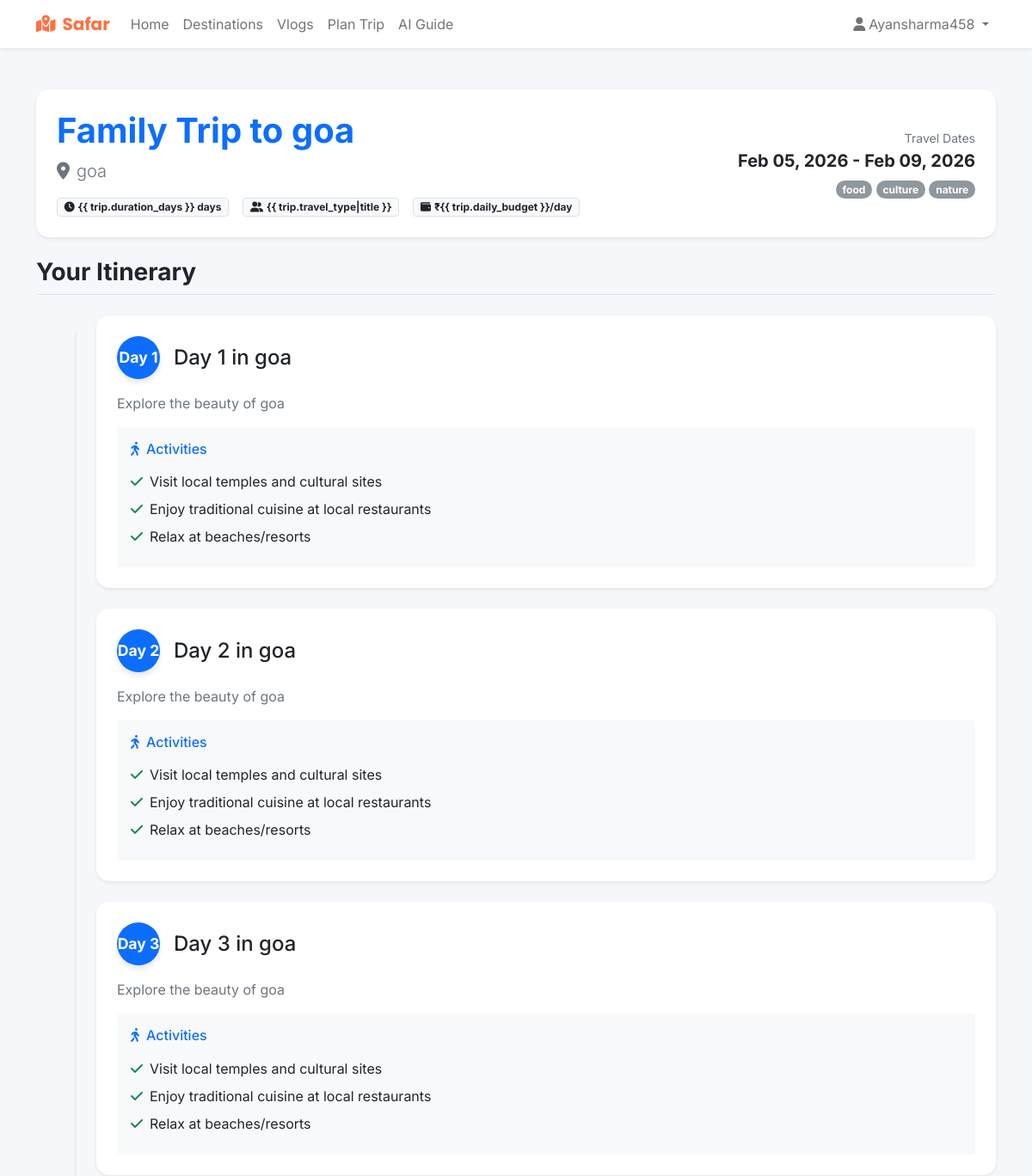
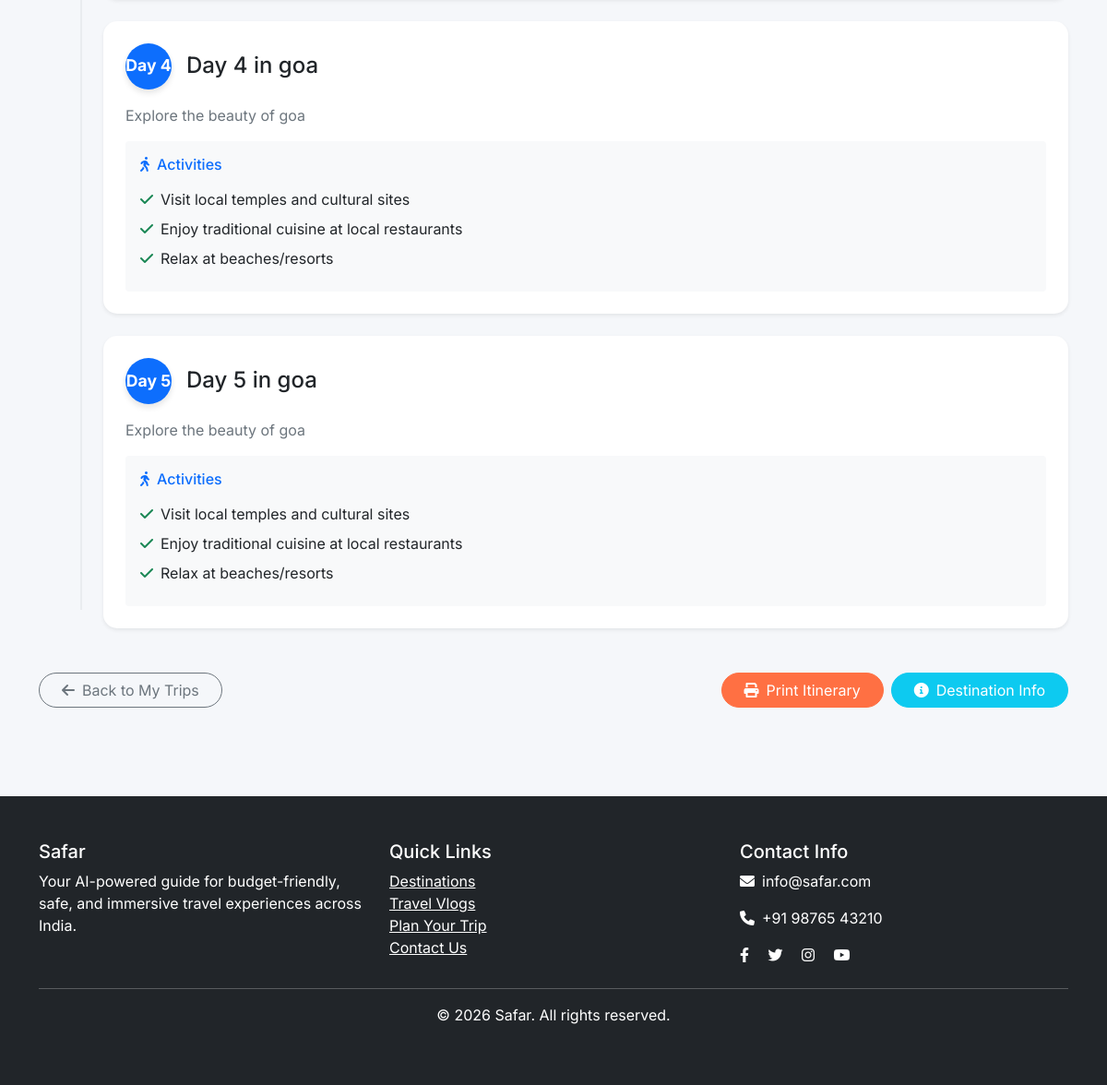
The app's page /trips/4/ (signed in) with its own data (2 pictures, top to bottom).
### home/models.py (models this page shows, shortened)
class Trip(models.Model):
    TRIP_STATUS = [
        ('planned', 'Planned'),
        ('ongoing', 'Ongoing'),
        ('completed', 'Completed'),
        ('cancelled', 'Cancelled'),
    ]
    user = models.ForeignKey(User, on_delete=models.CASCADE, related_name='trips')
    destination = models.ForeignKey(Destination, on_delete=models.CASCADE)
    title = models.CharField(max_length=200)
    description = models.TextField(blank=True)
    start_date = models.DateField()
    end_date = models.DateField()
    duration_days = models.PositiveIntegerField()
    travelers_count = models.PositiveIntegerField(default=1)
    daily_budget = models.DecimalField(max_digits=8, decimal_places=2)
    total_budget = models.DecimalField(max_digits=10, decimal_places=2)
    travel_type = models.CharField(max_length=50, help_text="e.g., Family, Solo, Couple")
    interests = models.JSONField(default=list, help_text="List of interests")
    status = models.CharField(max_length=20, choices=TRIP_STATUS, default='planned')
    rating = models.PositiveIntegerField(null=True, blank=True,
                                       validators=[MinValueValidator(1), MaxValueValidator(5)])
    created_at = models.DateTimeField(auto_now_add=True)
    updated_at = models.DateTimeField(auto_now=True)
    class Meta:
        ordering = ['-created_at']

class Destination(models.Model):
    name = models.CharField(max_length=100, unique=True)
    tagline = models.CharField(max_length=200)
    description = models.TextField()
    type = models.CharField(max_length=100, help_text="e.g., Family, Honeymoon, Adventure")
    budget = models.CharField(max_length=20, choices=[
        ('Low', 'Low Budget'),
        ('Medium', 'Medium Budget'),
        ('High', 'Luxury Budget')
    ])
    best_time = models.CharField(max_length=100)
    bad_time = models.CharField(max_length=100, blank=True)
    state_image = models.URLField(help_text="URL to destination image")
    state_image = models.URLField(help_text="URL to destination image")
    languages = models.CharField(max_length=200, help_text="Comma-separated languages (e.g. English, Hindi)", default="")
    stay_cost = models.DecimalField(max_digits=8, decimal_places=2, help_text="Average cost per night")
    food_cost = models.DecimalField(max_digits=8, decimal_places=2, help_text="Average cost per day")
    transport_cost = models.DecimalField(max_digits=8, decimal_places=2, help_text="Average transport cost")
    activities_cost = models.DecimalField(max_digits=8, decimal_places=2, help_text="Average activities cost")
    created_at = models.DateTimeField(auto_now_add=True)
    updated_at = models.DateTimeField(auto_now=True)
    class Meta:
        ordering = ['name']

class TripDay(models.Model):
    trip = models.ForeignKey(Trip, on_delete=models.CASCADE, related_name='days')
    day_number = models.PositiveIntegerField()
    title = models.CharField(max_length=200)
    description = models.TextField(blank=True)
    activities = models.JSONField(default=list, help_text="List of activities for the day")
    class Meta:
        ordering = ['day_number']
        unique_together = ['trip', 'day_number']

### home/views.py (the view)
# urls.py: path('trips/<int:pk>/', views.TripDetailView.as_view(), name='trip_detail'),
class TripDetailView(LoginRequiredMixin, DetailView):
    model = Trip
    template_name = 'home/trip_detail.html'
    context_object_name = 'trip'
    def get_queryset(self):
        return Trip.objects.filter(user=self.request.user).prefetch_related('days', 'destination')

### home/templates/home/trip_detail.html (shortened to what this page needs)
{% extends 'home/base.html' %}
{% block content %}
<div class="container py-5">
    <div class="row mb-4">
        <div class="col-12">
            <div class="card shadow-sm">
                <div class="card-body p-4">
                    <div class="row align-items-center">
                        <div class="col-md-8">
                            <h1 class="card-title fw-bold text-primary mb-2">{{ trip.title }}</h1>
                            <p class="lead text-muted mb-3">
                                <i class="fas fa-map-marker-alt me-2"></i>{{ trip.destination.name }}
                            </p>
                            <div class="d-flex flex-wrap gap-3">
                                <span class="badge bg-light text-dark border"><i class="fas fa-clock me-1"></i>{{
                                    trip.duration_days }} days</span>
                                <span class="badge bg-light text-dark border"><i class="fas fa-user-friends me-1"></i>{{
                                    trip.travel_type|title }}</span>
                                <span class="badge bg-light text-dark border"><i class="fas fa-wallet me-1"></i>₹{{
                                    trip.daily_budget }}/day</span>
                                <span class="badge bg-{{ trip.status|lower }}">{{ trip.status|title }}</span>
                            </div>
                        </div>
                        <div class="col-md-4 text-md-end mt-3 mt-md-0">
                            <div class="text-muted small mb-1">Travel Dates</div>
                            <h5 class="fw-bold">{{ trip.start_date|date:"M d, Y" }} - {{ trip.end_date|date:"M d, Y" }}
                            </h5>
                            {% if trip.interests %}
                            <div class="mt-2">
                                {% for interest in trip.interests %}
                                <span class="badge bg-secondary opacity-75 rounded-pill">{{ interest }}</span>
                                {% endfor %}
                            </div>
                            {% endif %}
                        </div>
                    </div>
                </div>
            </div>
        </div>
    </div>
    <div class="row">
        <div class="col-12">
            <h3 class="mb-4 fw-bold text-dark border-bottom pb-2">Your Itinerary</h3>
            <div class="timeline">
                {% for day in trip.days.all %}
                <div class="timeline-item mb-4">
                    <div class="card border-0 shadow-sm hover-shadow transition-all">
                        <div class="card-body p-4">
                            <div class="d-flex align-items-center mb-3">
                                <div class="day-badge bg-primary text-white rounded-circle d-flex align-items-center justify-content-center me-3"
                                    style="width: 50px; height: 50px; font-weight: bold;">
                                    Day {{ day.day_number }}
                                </div>
                                <h4 class="mb-0 text-dark">{{ day.title }}</h4>
                            </div>
                            <p class="text-muted mb-3">{{ day.description }}</p>
                            {% if day.activities %}
                            <div class="bg-light p-3 rounded">
                                <h6 class="text-primary mb-3"><i class="fas fa-walking me-2"></i>Activities</h6>
                                <ul class="list-unstyled mb-0">
                                    {% for activity in day.activities %}
                                    <li class="mb-2"><i class="fas fa-check text-success me-2"></i>{{ activity }}</li>
                                    {% endfor %}
                                </ul>
                            </div>
                            {% endif %}
                        </div>
                    </div>
                </div>
                {% endfor %}
            </div>
        </div>
    </div>
    <div class="row mt-4 no-print">
        <div class="col-12">
            <div class="d-flex justify-content-between">
                <a href="{% url 'home:my_trips' %}" class="btn btn-outline-secondary rounded-pill px-4">
                    <i class="fas fa-arrow-left me-2"></i>Back to My Trips
                </a>
                <div class="d-flex gap-2">
                    <button class="btn btn-primary rounded-pill px-4" onclick="printItinerary()">
                        <i class="fas fa-print me-2"></i>Print Itinerary
                    </button>
                    <a href="{% url 'home:destination_detail' trip.destination.pk %}"
                        class="btn btn-info text-white rounded-pill px-4">
                        <i class="fas fa-info-circle me-2"></i>Destination Info
                    </a>
                </div>
            </div>
        </div>
    </div>
</div>
{% endblock %}

### home/templates/home/base.html (shortened to what this page needs)
<!DOCTYPE html>
<html lang="en">
<head>
    <link href="https://cdn.jsdelivr.net/npm/bootstrap@5.1.3/dist/css/bootstrap.min.css" rel="stylesheet">
    <link rel="stylesheet" href="https://cdnjs.cloudflare.com/ajax/libs/font-awesome/6.0.0/css/all.min.css">
</head>
<body>
    <nav class="navbar navbar-expand-lg navbar-light bg-white shadow-sm">
        <div class="container">
            <a class="navbar-brand" href="{% url 'home:index' %}">
                <i class="fas fa-map-marked-alt me-2"></i>Safar
            </a>
            <div class="collapse navbar-collapse" id="navbarNav">
                <ul class="navbar-nav me-auto">
                    <li class="nav-item">
                        <a class="nav-link" href="{% url 'home:index' %}">Home</a>
                    </li>
                    <li class="nav-item">
                        <a class="nav-link" href="{% url 'home:destinations' %}">Destinations</a>
                    </li>
                    <li class="nav-item">
                        <a class="nav-link" href="{% url 'home:vlogs' %}">Vlogs</a>
                    </li>
                    {% if user.is_authenticated %}
                    <li class="nav-item">
                        <a class="nav-link" href="{% url 'home:trip_planner' %}">Plan Trip</a>
                    </li>
                    {% endif %}
                    <li class="nav-item">
                        <a class="nav-link" href="{% url 'home:ai_guide' %}">AI Guide</a>
                    </li>
                </ul>
                <ul class="navbar-nav">
                    {% if user.is_authenticated %}
                    <li class="nav-item dropdown">
                        <a class="nav-link dropdown-toggle" href="#" id="userDropdown" role="button"
                            data-bs-toggle="dropdown">
                            <i class="fas fa-user me-1"></i>{{ user.username }}
                        </a>
                    </li>
                    {% endif %}
                </ul>
            </div>
        </div>
    </nav>
    <main>
        {% block content %}{% endblock %}
    </main>
    <footer class="bg-dark text-white py-5 mt-5">
        <div class="container">
            <div class="row">
                <div class="col-md-4">
                    <h5>Safar</h5>
                    <p>Your AI-powered guide for budget-friendly, safe, and immersive travel experiences across India.
                    </p>
                </div>
                <div class="col-md-4">
                    <h5>Quick Links</h5>
                    <ul class="list-unstyled">
                        <li><a href="{% url 'home:destinations' %}" class="text-white">Destinations</a></li>
                        <li><a href="{% url 'home:vlogs' %}" class="text-white">Travel Vlogs</a></li>
                        <li><a href="{% url 'home:trip_planner' %}" class="text-white">Plan Your Trip</a></li>
                        <li><a href="{% url 'home:contact' %}" class="text-white">Contact Us</a></li>
                    </ul>
                </div>
                <div class="col-md-4">
                    <h5>Contact Info</h5>
                    <p><i class="fas fa-envelope me-2"></i>info@safar.com</p>
                    <p><i class="fas fa-phone me-2"></i>+91 98765 43210</p>
                    <div class="social-links">
                        <a href="#" class="text-white me-3"><i class="fab fa-facebook-f"></i></a>
                        <a href="#" class="text-white me-3"><i class="fab fa-twitter"></i></a>
                        <a href="#" class="text-white me-3"><i class="fab fa-instagram"></i></a>
                        <a href="#" class="text-white"><i class="fab fa-youtube"></i></a>
                    </div>
                </div>
            </div>
            <hr>
            <div class="text-center">
                <p>&copy; 2026 Safar. All rights reserved.</p>
            </div>
        </div>
    </footer>
</body>
</html>

### home/templates/home/base.html (style rules this page uses)
:root { --primary: #FF7043; --secondary: #29B6F6; --dark: #263238; --light: #F5F7FA; --white: #FFFFFF; --success: #66BB6A; --danger: #EF5350; }
body { font-family: 'Inter', sans-serif; background-color: var(--light); }
.navbar-brand { font-family: 'Poppins', sans-serif; font-weight: 700; color: var(--primary) !important; }
.btn-primary { background-color: var(--primary); border-color: var(--primary); }
.card { border: none; box-shadow: 0 4px 6px rgba(0, 0, 0, 0.1); transition: transform 0.3s; }

### home/templates/home/trip_detail.html (style rules this page uses)
.timeline { position: relative; padding-left: 20px; }
.timeline:before { content: ''; position: absolute; left: 45px; top: 20px; bottom: 20px; width: 2px; background: #e9ecef; }
.timeline-item { position: relative; padding-left: 50px; }
.day-badge { font-size: 1.1rem; box-shadow: 0 4px 6px rgba(0, 0, 0, 0.1); z-index: 1; position: relative; }
.transition-all { transition: all 0.3s ease; }
.card { border-radius: 15px; }

### records on screen
Trip: title "Family Trip to goa", destination.name "goa", start_date "Feb 05, 2026", end_date "Feb 09, 2026"
TripDay: day_number "1", title "Day 1 in goa", description "Explore the beauty of goa", activities "Visit local temples and cultural sites" "Enjoy traditional cuisine at local restaurants" "Relax at beaches/resorts"
TripDay: day_number "2", title "Day 2 in goa", description "Explore the beauty of goa", activities "Visit local temples and cultural sites" "Enjoy traditional cuisine at local restaurants" "Relax at beaches/resorts"
TripDay: day_number "3", title "Day 3 in goa", description "Explore the beauty of goa", activities "Visit local temples and cultural sites" "Enjoy traditional cuisine at local restaurants" "Relax at beaches/resorts"
TripDay: day_number "4", title "Day 4 in goa", description "Explore the beauty of goa", activities "Visit local temples and cultural sites" "Enjoy traditional cuisine at local restaurants" "Relax at beaches/resorts"
TripDay: day_number "5", title "Day 5 in goa", description "Explore the beauty of goa", activities "Visit local temples and cultural sites" "Enjoy traditional cuisine at local restaurants" "Relax at beaches/resorts"

### other values on screen
{{ user.username }} "Ayansharma458"
{{ interest }} "food" "culture" "nature"
